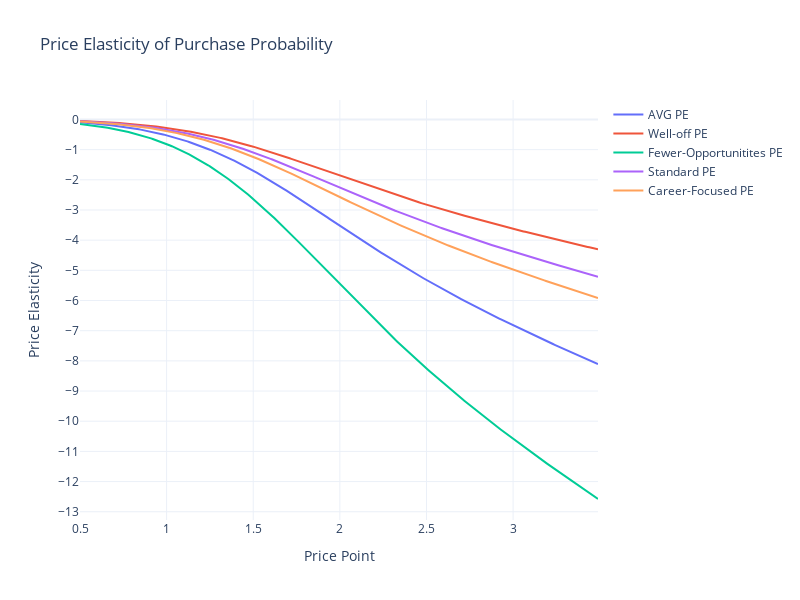

This figure's notebook cell:
### Code cell
fig = go.Figure()
fig.add_trace(go.Scatter(x=df_price_elasticities.price_point, y=df_price_elasticities.mean_pe,
                    mode='lines',
                    name='AVG PE'))
fig.add_trace(go.Scatter(x=df_price_elasticities.price_point, y=df_price_elasticities.pe_segment_0,
                    mode='lines',
                    name='Well-off PE'))
fig.add_trace(go.Scatter(x=df_price_elasticities.price_point, y=df_price_elasticities.pe_segment_1,
                    mode='lines',
                    name='Fewer-Opportunitites PE'))
fig.add_trace(go.Scatter(x=df_price_elasticities.price_point, y=df_price_elasticities.pe_segment_2,
                    mode='lines',
                    name='Standard PE'))
fig.add_trace(go.Scatter(x=df_price_elasticities.price_point, y=df_price_elasticities.pe_segment_3,
                    mode='lines',
                    name='Career-Focused PE'))
fig.update_yaxes(dtick=1)
fig.update_layout(height=600, width=800, 
                  title='Price Elasticity of Purchase Probability',
                  template='plotly_white')
fig.update_xaxes(title='Price Point')
fig.update_yaxes(title='Price Elasticity')
fig.show()

### Figure 1 — Plotly figure (JSON) as saved in the notebook; plotly's stock layout.template omitted (floating-point values rounded to 4 significant figures; data arrays with more than 128 entries replaced by an {"elided": "..."} marker saying what was removed)
{"data": [{"mode": "lines", "name": "AVG PE", "type": "scatter", "x": {"elided": "300 float values"}, "y": {"elided": "300 float values"}}, {"mode": "lines", "name": "Well-off PE", "type": "scatter", "x": {"elided": "300 float values"}, "y": {"elided": "300 float values"}}, {"mode": "lines", "name": "Fewer-Opportunitites PE", "type": "scatter", "x": {"elided": "300 float values"}, "y": {"elided": "300 float values"}}, {"mode": "lines", "name": "Standard PE", "type": "scatter", "x": {"elided": "300 float values"}, "y": {"elided": "300 float values"}}, {"mode": "lines", "name": "Career-Focused PE", "type": "scatter", "x": {"elided": "300 float values"}, "y": {"elided": "300 float values"}}], "layout": {"height": 600, "title": {"text": "Price Elasticity of Purchase Probability"}, "width": 800, "xaxis": {"title": {"text": "Price Point"}}, "yaxis": {"dtick": 1, "title": {"text": "Price Elasticity"}}}}
